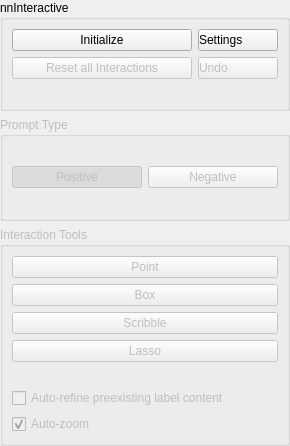
<?xml version="1.0" encoding="UTF-8"?>
<ui version="4.0">
 <class>QmitknnInteractiveToolGUI</class>
 <widget class="QWidget" name="QmitknnInteractiveToolGUI">
  <property name="geometry">
   <rect>
    <x>0</x>
    <y>0</y>
    <width>290</width>
    <height>446</height>
   </rect>
  </property>
  <property name="sizePolicy">
   <sizepolicy hsizetype="Ignored" vsizetype="Minimum">
    <horstretch>0</horstretch>
    <verstretch>0</verstretch>
   </sizepolicy>
  </property>
  <layout class="QVBoxLayout" name="verticalLayout_3">
   <property name="leftMargin">
    <number>0</number>
   </property>
   <property name="topMargin">
    <number>0</number>
   </property>
   <property name="rightMargin">
    <number>0</number>
   </property>
   <property name="bottomMargin">
    <number>0</number>
   </property>
   <item>
    <widget class="QGroupBox" name="groupBox">
     <property name="title">
      <string>nnInteractive</string>
     </property>
     <layout class="QGridLayout" name="gridLayout">
      <item row="0" column="0">
       <widget class="QPushButton" name="initializeButton">
        <property name="sizePolicy">
         <sizepolicy hsizetype="Minimum" vsizetype="Fixed">
          <horstretch>1</horstretch>
          <verstretch>0</verstretch>
         </sizepolicy>
        </property>
        <property name="text">
         <string>Initialize</string>
        </property>
        <property name="checkable">
         <bool>true</bool>
        </property>
       </widget>
      </item>
      <item row="0" column="1">
       <widget class="QPushButton" name="settingsButton">
        <property name="styleSheet">
         <string notr="true">text-align: left;</string>
        </property>
        <property name="text">
         <string>Settings</string>
        </property>
        <property name="icon">
         <iconset resource="../resource/nnInteractive/nnInteractive.qrc">
          <normaloff>:/nnInteractive/Gear</normaloff>:/nnInteractive/Gear</iconset>
        </property>
       </widget>
      </item>
      <item row="1" column="0">
       <widget class="QPushButton" name="resetButton">
        <property name="enabled">
         <bool>false</bool>
        </property>
        <property name="text">
         <string>Reset all Interactions</string>
        </property>
        <property name="icon">
         <iconset resource="../resource/nnInteractive/nnInteractive.qrc">
          <normaloff>:/nnInteractive/Reset</normaloff>:/nnInteractive/Reset</iconset>
        </property>
       </widget>
      </item>
      <item row="1" column="1">
       <widget class="QPushButton" name="undoButton">
        <property name="enabled">
         <bool>false</bool>
        </property>
        <property name="styleSheet">
         <string notr="true">text-align: left;</string>
        </property>
        <property name="text">
         <string>Undo</string>
        </property>
        <property name="icon">
         <iconset resource="../resource/nnInteractive/nnInteractive.qrc">
          <normaloff>:/nnInteractive/Undo</normaloff>:/nnInteractive/Undo</iconset>
        </property>
       </widget>
      </item>
      <item row="2" column="0" colspan="2">
       <widget class="QLabel" name="modelLicenseLabel">
        <property name="text">
         <string/>
        </property>
        <property name="wordWrap">
         <bool>true</bool>
        </property>
       </widget>
      </item>
     </layout>
    </widget>
   </item>
   <item>
    <widget class="QGroupBox" name="promptTypeGroupBox">
     <property name="enabled">
      <bool>false</bool>
     </property>
     <property name="title">
      <string>Prompt Type</string>
     </property>
     <layout class="QHBoxLayout" name="horizontalLayout">
      <item>
       <widget class="QPushButton" name="positiveButton">
        <property name="text">
         <string>Positive</string>
        </property>
        <property name="icon">
         <iconset resource="../resource/nnInteractive/nnInteractive.qrc">
          <normaloff>:/nnInteractive/Positive</normaloff>:/nnInteractive/Positive</iconset>
        </property>
        <property name="checkable">
         <bool>true</bool>
        </property>
        <property name="checked">
         <bool>true</bool>
        </property>
       </widget>
      </item>
      <item>
       <widget class="QPushButton" name="negativeButton">
        <property name="text">
         <string>Negative</string>
        </property>
        <property name="icon">
         <iconset resource="../resource/nnInteractive/nnInteractive.qrc">
          <normaloff>:/nnInteractive/Negative</normaloff>:/nnInteractive/Negative</iconset>
        </property>
        <property name="checkable">
         <bool>true</bool>
        </property>
        <property name="checked">
         <bool>false</bool>
        </property>
       </widget>
      </item>
     </layout>
    </widget>
   </item>
   <item>
    <widget class="QGroupBox" name="interactionToolsGroupBox">
     <property name="enabled">
      <bool>false</bool>
     </property>
     <property name="title">
      <string>Interaction Tools</string>
     </property>
     <layout class="QVBoxLayout" name="verticalLayout">
      <item>
       <widget class="QPushButton" name="pointButton">
        <property name="text">
         <string>Point</string>
        </property>
        <property name="iconSize">
         <size>
          <width>24</width>
          <height>24</height>
         </size>
        </property>
        <property name="checkable">
         <bool>true</bool>
        </property>
       </widget>
      </item>
      <item>
       <widget class="QPushButton" name="boxButton">
        <property name="text">
         <string>Box</string>
        </property>
        <property name="iconSize">
         <size>
          <width>24</width>
          <height>24</height>
         </size>
        </property>
        <property name="checkable">
         <bool>true</bool>
        </property>
       </widget>
      </item>
      <item>
       <widget class="QPushButton" name="scribbleButton">
        <property name="text">
         <string>Scribble</string>
        </property>
        <property name="iconSize">
         <size>
          <width>24</width>
          <height>24</height>
         </size>
        </property>
        <property name="checkable">
         <bool>true</bool>
        </property>
       </widget>
      </item>
      <item>
       <widget class="QPushButton" name="lassoButton">
        <property name="text">
         <string>Lasso</string>
        </property>
        <property name="iconSize">
         <size>
          <width>24</width>
          <height>24</height>
         </size>
        </property>
        <property name="checkable">
         <bool>true</bool>
        </property>
       </widget>
      </item>
      <item>
       <widget class="QLabel" name="programPromptLabel">
        <property name="visible">
         <bool>false</bool>
        </property>
        <property name="text">
         <string/>
        </property>
        <property name="wordWrap">
         <bool>true</bool>
        </property>
       </widget>
      </item>
      <item>
       <widget class="QCheckBox" name="autoRefineCheckBox">
        <property name="text">
         <string>Auto-refine preexisting label content</string>
        </property>
        <property name="toolTip">
         <string>If off, the label's content is used as-is until your next interaction.</string>
        </property>
       </widget>
      </item>
      <item>
       <widget class="QCheckBox" name="autoZoomCheckBox">
        <property name="text">
         <string>Auto-zoom</string>
        </property>
        <property name="toolTip">
         <string>When on, the model widens the region it analyzes if a segment reaches the edge, so large structures are not cut off. Improves completeness at the cost of speed; not available on CPU.</string>
        </property>
        <property name="checked">
         <bool>true</bool>
        </property>
       </widget>
      </item>
     </layout>
    </widget>
   </item>
  </layout>
 </widget>
 <resources>
  <include location="../resource/nnInteractive/nnInteractive.qrc"/>
 </resources>
 <connections/>
</ui>
